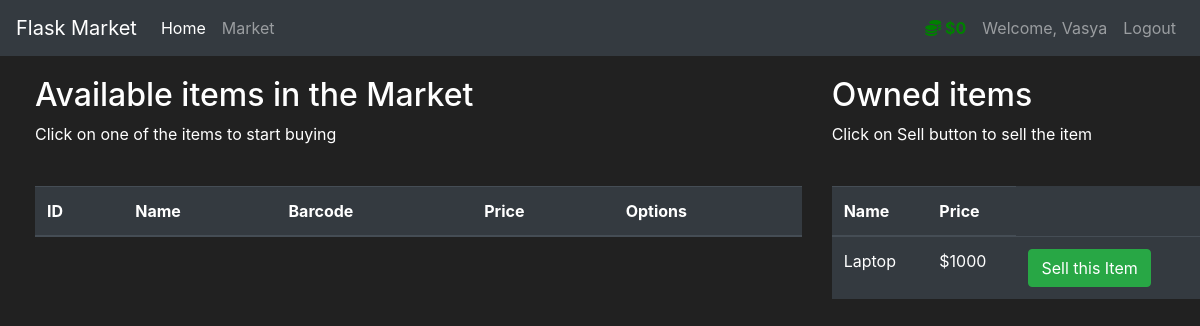
Page /market (signed in) on the committed database.
### market/models.py (models this page shows, shortened)
class User(db.Model, UserMixin):
    id = db.Column(db.Integer(), primary_key=True)
    username = db.Column(db.String(length=30), nullable=False, unique=True)
    email_address = db.Column(db.String(length=50), nullable=False, unique=True)
    password_hash = db.Column(db.String(length=60), nullable=False)
    budget = db.Column(db.Integer(), nullable=False, default=1000)
    items = db.relationship('Item', backref='owned_user', lazy=True)
    @property
    def prettier_budget(self):
        if len(str(self.budget)) >= 4:
            s_budget = str(self.budget)[-1]
            for i in range(len(str(self.budget)) - 2, -1, -1):
                if i % 3 == 0:
                    s_budget += ','
                s_budget += str(self.budget)[i]
            return f"${s_budget[::-1]}"
        else:
            return f"${self.budget}"
    @property
    def password(self):
        return self.password

class Item(db.Model):
    id = db.Column(db.Integer(), primary_key=True)
    name = db.Column(db.String(length=30), nullable=False, unique=True)
    price = db.Column(db.Integer(), nullable=False)
    barcode = db.Column(db.String(length=12), nullable=False, unique=True)
    description = db.Column(db.String(length=1024), nullable=False, unique=True)
    owner = db.Column(db.Integer(), db.ForeignKey('user.id'))

### market/routes.py (the view, shortened to what this page needs)
@app.route('/market', methods=['GET', 'POST'])
@login_required
def market_page():
    purchase_form = PurchaseItemForm()
    sell_form = SellItemForm()
    if request.method == "GET":
        items = Item.query.filter_by(owner=None)
        owned_items = Item.query.filter_by(owner=current_user.id)
        print(owned_items)
        return render_template('market.html',
                               items=items,
                               owned_items=owned_items,
                               purchase_form=purchase_form
                               )

### market/models.py (called while the page is built)
@login_manager.user_loader
def load_user(user_id):
    return User.query.get(int(user_id))

### market/templates/market.html (shortened to what this page needs)
{% extends 'base.html' %}
{% block content %}
<div class="row" style="margin-top:20px; margin-left:20px">
    <div class="col-8">
        <h2>Available items in the Market</h2>
        <p>Click on one of the items to start buying</p>
        <br>
        <table class="table table-hover table-dark">
            <thead>
            <tr>
                <th scope="col">ID</th>
                <th scope="col">Name</th>
                <th scope="col">Barcode</th>
                <th scope="col">Price</th>
                <th scope="col">Options</th>
            </tr>
            </thead>
        </table>
    </div>
    <div class="col-4">
        <h2>Owned items</h2>
        <p>Click on Sell button to sell the item</p>
        <br>
        <table class="table table-hover table-dark">
            <thead>
            <tr>
                <th scope="col">Name</th>
                <th scope="col">Price</th>
            </tr>
            </thead>
            <tbody>
            {% for item in owned_items %}
            <tr>
                <td>{{ item.name }}</td>
                <td>${{ item.price }}</td>
                <td>
                    <button class="btn btn-outline btn-success" data-toggle="modal" data-target="#Modal-SellConfirm-{{ item.id }}">Sell this Item</button>
                </td>
            </tr>
            {% endfor %}
            </tbody>
        </table>
    </div>
</div>
{% endblock %}

### market/templates/base.html (shortened to what this page needs)
<!doctype html>
<html lang="en">
   <head>
      <link rel="stylesheet" href="https://cdn.jsdelivr.net/npm/bootstrap@4.5.3/dist/css/bootstrap.min.css">
   </head>
   <body>
    <nav class="navbar navbar-expand-md navbar-dark bg-dark">
      <a class="navbar-brand" href="#">Flask Market</a>
      <div class="collapse navbar-collapse" id="navbarNav">
        <ul class="navbar-nav mr-auto">
            <li class="nav-item active">
                <a class="nav-link" href="{{ url_for('home_page') }}">Home <span class="sr-only">(current)</span></a>
            </li>
            <li class="nav-item">
                <a class="nav-link" href="{{ url_for('market_page') }}">Market</a>
            </li>
        </ul>
        {% if current_user.is_authenticated %}
            <ul class="navbar-nav">
                <li class="nav-item">
                    <a class="nav-link" style="color: green; font-weight: bold">
                        <i class="fas fa-coins"></i>
                    </a>
                </li>
                <li class="nav-item">
                    <a class="nav-link">Welcome, {{ current_user.username }}</a>
                </li>
                <li class="nav-item">
                    <a class="nav-link" href="{{ url_for('logout_page') }}">Logout</a>
                </li>
            </ul>
        {% endif %}
      </div>
    </nav>
        {% block content %}
        {% endblock %}
   </body>
</html>

### market/templates/base.html (style rules this page uses)
body { background-color: #212121; color: white }

### rows in the picture
User: username "Vasya"
Item: name "Laptop", price "1000"
